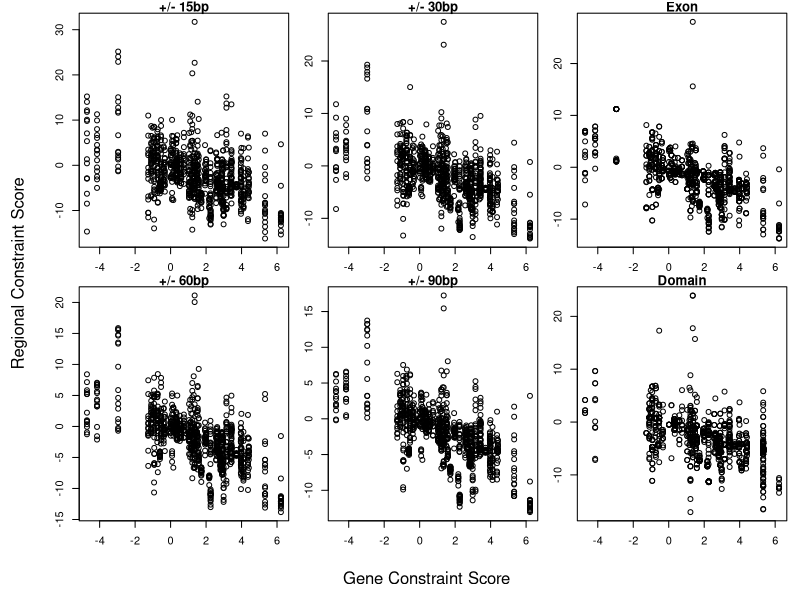
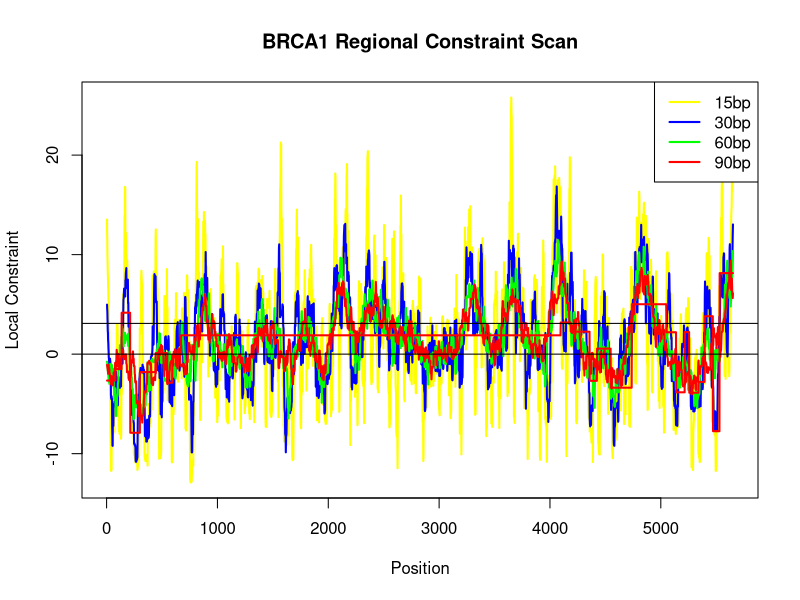
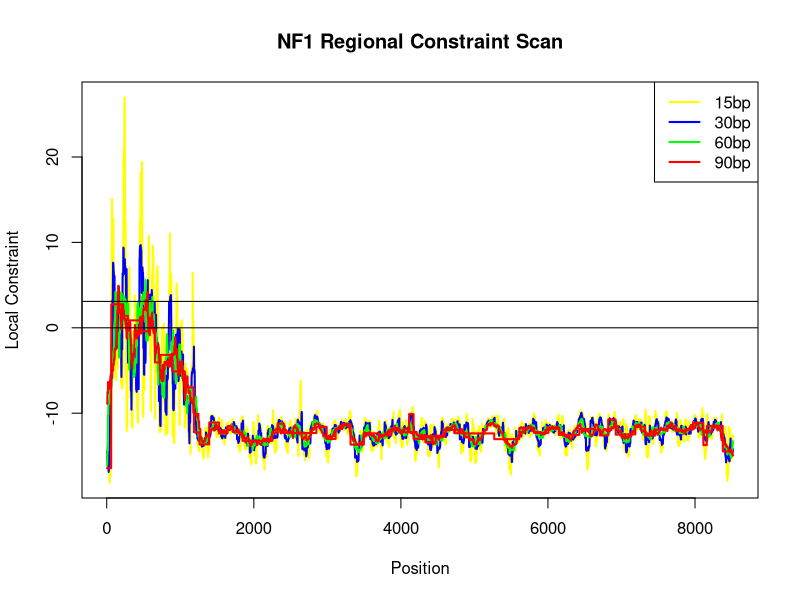
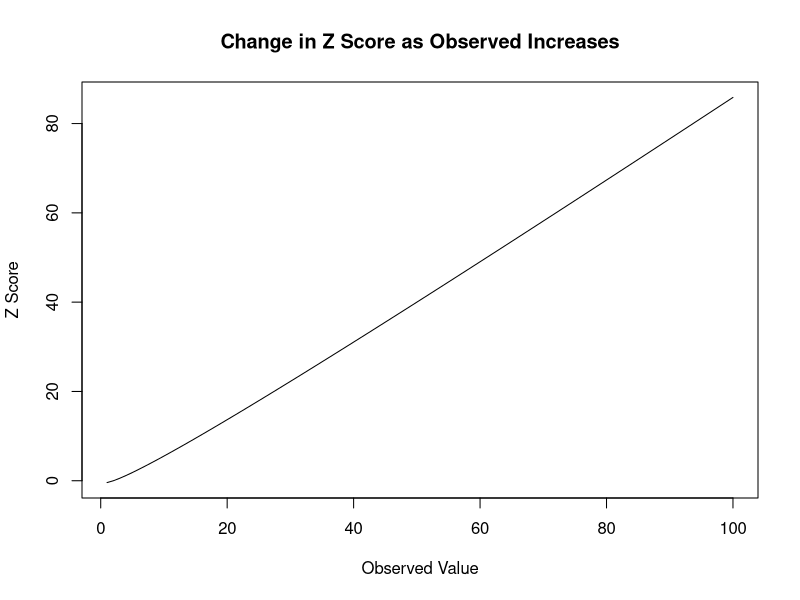

Write the R code that produced these figures, in order.
#Function that calculates the constraint score
constraint.function <- function(obs,exp,adjustment)
  {
  #Calculate Z score
  numerator <- as.numeric(obs)-as.numeric(exp)
  denominator <- sqrt(as.numeric(exp))
  constraint <- numerator/denominator
  
  #Adjust using gene wide adjustment factor
  constraint <- constraint*as.numeric(adjustment)
  
  return(constraint)
  }

#Function to normalise a observed or expected frequency
normalise.function <- function(value,range,whole)
  {
  normalisation <- as.numeric(whole)/as.numeric(range)
  newvalue <- as.numeric(value)*normalisation
  return(newvalue)
  }

#Function that processes variant constraint scores 
variants.processing.function <- function(variant,genedetails)
  {
  #Retrieve the details about the gene
  wholegenesize <- genedetails[variant['Gene'],'Size']
  adjustment <- genedetails[variant['Gene'],'Adjustment']
  #Constraints in the gene details table are not adjusted
  constraint.gene <- genedetails[variant['Gene'],'Constraint']*adjustment
  
  constraint.region.raw <- constraint.function(variant['Region_Observed'],variant['Region_Expected'],adjustment)
  
  constraint.region.normalised <- constraint.function(normalise.function(variant['Region_Observed'],variant['Size'],wholegenesize),normalise.function(variant['Region_Expected'],variant['Size'],wholegenesize),adjustment)
  
  #Compile metrics into vector
  output <- c("Gene_Constraint"=constraint.gene,"Raw_Constraint"=constraint.region.raw,"Normalised_Constraint"=constraint.region.normalised)
  return(output)
  }

#Generate an example of a Z score
examplezscores <- function(value)
  {
  double = value*2
  zscore = value-double/sqrt(double)
  return(zscore)
  }

#Generate a gene vs regional variant graph
variantgraph <- function(x,y,name)
  {
  plot(x,y,xlab='',ylab='',main=name)
  }

#Draw gene scan plot
genescangraph <- function(gene)
  {
  #Declare file name
  filename = paste(c(gene,"scan.png"),sep="",collapse="")
  title = paste(c(gene," Regional Constraint Scan"),sep="",collapse="")
  
  #Draw gene scan plot of BRCA1
  png(filename,width=1080,height=720)
  plot(
    variants.data.frame[,'Position']
    [variants.data.frame['Type'] == 'S15bp' & variants.data.frame['Gene'] == gene]
    ,variants.data.frame[,'Normalised_Constraint']
    [variants.data.frame['Type'] == 'S15bp' & variants.data.frame['Gene'] == gene]
    ,type='l'
    ,xlab='Position'
    ,ylab='Local Constraint'
    ,main=title
    ,lwd=2,col="yellow"
  )
  lines(
    variants.data.frame[,'Position']
    [variants.data.frame['Type'] == 'S30bp' & variants.data.frame['Gene'] == gene]
    ,variants.data.frame[,'Normalised_Constraint']
    [variants.data.frame['Type'] == 'S30bp' & variants.data.frame['Gene'] == gene]
    ,lwd=2,col="blue"
  )
  lines(
    variants.data.frame[,'Position']
    [variants.data.frame['Type'] == 'S60bp' & variants.data.frame['Gene'] == gene]
    ,variants.data.frame[,'Normalised_Constraint']
    [variants.data.frame['Type'] == 'S60bp' & variants.data.frame['Gene'] == gene]
    ,lwd=2,col="green"
  )
  lines(
    variants.data.frame[,'Position']
    [variants.data.frame['Type'] == 'S90bp' & variants.data.frame['Gene'] == gene]
    ,variants.data.frame[,'Normalised_Constraint']
    [variants.data.frame['Type'] == 'S90bp' & variants.data.frame['Gene'] == gene]
    ,lwd=2,col="red"
  )
  lines(
    variants.data.frame[,'Position']
    [variants.data.frame['Type'] == 'SExon' & variants.data.frame['Gene'] == gene]
    ,variants.data.frame[,'Normalised_Constraint']
    [variants.data.frame['Type'] == 'SExon' & variants.data.frame['Gene'] == gene]
    ,lwd=2,col="red"
  )
  #Draw 0 line
  abline(h=0)
  #Draw horizontal line at the 3SD line for statistical significance
  abline(h=3.09)
  legend(legend=c("15bp","30bp","60bp","90bp"),col=c("yellow","blue","green","red"),lwd=c("2","2","2","2"),lty=c(1,1,1,1),"topright")
  dev.off()
  }
  
#Import the list of gene sizes
genedetails <- read.table("GeneDetails.txt", header=TRUE)

#Import the list of variants
variants.data.frame <- read.table("Variants.txt", header=TRUE)

#Calculate constraint metrics both raw and normalised
variants.constraints <- apply(variants.data.frame,1,variants.processing.function,genedetails)
variants.data.frame$Gene_Constraint <- variants.constraints['Gene_Constraint',]
variants.data.frame$Raw_Constraint <- variants.constraints['Raw_Constraint',]
variants.data.frame$Normalised_Constraint <- variants.constraints['Normalised_Constraint',]

#Calculate correlations between gene constraint and regional constraint
window.15bp.correlation <- cor(variants.data.frame[,'Gene_Constraint'][variants.data.frame['Type'] == 'V15bp'],variants.data.frame[,'Normalised_Constraint'][variants.data.frame['Type'] == 'V15bp'])
window.30bp.correlation <- cor(variants.data.frame[,'Gene_Constraint'][variants.data.frame['Type'] == 'V30bp'],variants.data.frame[,'Normalised_Constraint'][variants.data.frame['Type'] == 'V30bp'])
window.60bp.correlation <- cor(variants.data.frame[,'Gene_Constraint'][variants.data.frame['Type'] == 'V60bp'],variants.data.frame[,'Normalised_Constraint'][variants.data.frame['Type'] == 'V60bp'])
window.90bp.correlation <- cor(variants.data.frame[,'Gene_Constraint'][variants.data.frame['Type'] == 'V90bp'],variants.data.frame[,'Normalised_Constraint'][variants.data.frame['Type'] == 'V90bp'])
window.exon.correlation <- cor(variants.data.frame[,'Gene_Constraint'][variants.data.frame['Type'] == 'VExon'],variants.data.frame[,'Normalised_Constraint'][variants.data.frame['Type'] == 'VExon'])
window.domain.correlation <- cor(variants.data.frame[,'Gene_Constraint'][variants.data.frame['Type'] == 'VDomain'],variants.data.frame[,'Normalised_Constraint'][variants.data.frame['Type'] == 'VDomain'])

#Draw plot of local constraints at different window sizes
png("variantslocalconstraints.png",width=1080,height=720)
par(mfrow=c(2,3))
par(oma=c(4,4,0,0)) 
par(mar=c(2,2,1,1))
variantgraph(variants.data.frame[,'Gene_Constraint'][variants.data.frame['Type'] == 'V15bp'],variants.data.frame[,'Normalised_Constraint'][variants.data.frame['Type'] == 'V15bp'],"+/- 15bp")
variantgraph(variants.data.frame[,'Gene_Constraint'][variants.data.frame['Type'] == 'V30bp'],variants.data.frame[,'Normalised_Constraint'][variants.data.frame['Type'] == 'V30bp'],"+/- 30bp")
variantgraph(variants.data.frame[,'Gene_Constraint'][variants.data.frame['Type'] == 'VExon'],variants.data.frame[,'Normalised_Constraint'][variants.data.frame['Type'] == 'VExon'],"Exon")
variantgraph(variants.data.frame[,'Gene_Constraint'][variants.data.frame['Type'] == 'V60bp'],variants.data.frame[,'Normalised_Constraint'][variants.data.frame['Type'] == 'V60bp'],"+/- 60bp")
variantgraph(variants.data.frame[,'Gene_Constraint'][variants.data.frame['Type'] == 'V90bp'],variants.data.frame[,'Normalised_Constraint'][variants.data.frame['Type'] == 'V90bp'],"+/- 90bp")
variantgraph(variants.data.frame[,'Gene_Constraint'][variants.data.frame['Type'] == 'VDomain'],variants.data.frame[,'Normalised_Constraint'][variants.data.frame['Type'] == 'VDomain'],"Domain")
mtext('Gene Constraint Score',side = 1, outer = TRUE, line = 2)
mtext('Regional Constraint Score',side = 2, outer = TRUE, line = 2)
dev.off()

#Make th gene scan plots for BRCA1 and NF1
genescangraph("BRCA1")
genescangraph("NF1")

#Make the plot of Z score examples
size = 100
zexamples <- data.frame(row.names=c(1:size))
zexamples$values <- c(1:size)
zscores <- apply(zexamples,1,examplezscores)
zexamples$zscore <- zscores

#Plot graph showing that Z score increases as Observed increases
png("zexamples.png",width=720,height=720)
plot(
  zexamples[,'values']
  ,zexamples[,'zscore']
  ,type='l'
  ,xlab='Observed Value'
  ,ylab='Z Score'
  ,main='Change in Z Score as Observed Increases'
)
dev.off()

#Count the numbers of variants and each window size
v15.total.variants <- nrow(variants.data.frame[variants.data.frame$Type == 'V15bp',])
v30.total.variants <- nrow(variants.data.frame[variants.data.frame$Type == 'V30bp',])
v60.total.variants <- nrow(variants.data.frame[variants.data.frame$Type == 'V60bp',])
v90.total.variants <- nrow(variants.data.frame[variants.data.frame$Type == 'V90bp',])
exon.total.variants <- nrow(variants.data.frame[variants.data.frame$Type == 'VExon',])
domain.total.variants <- nrow(variants.data.frame[variants.data.frame$Type == 'VDomain',])

#Count the number of variants where gene constraint is already >3.09
v15.constrainedgenes.variants <- nrow(variants.data.frame[variants.data.frame$Type == 'V15bp' & variants.data.frame$Gene_Constraint >= 3.09,])
v30.constrainedgenes.variants <- nrow(variants.data.frame[variants.data.frame$Type == 'V30bp' & variants.data.frame$Gene_Constraint >= 3.09,])
v60.constrainedgenes.variants <- nrow(variants.data.frame[variants.data.frame$Type == 'V60bp' & variants.data.frame$Gene_Constraint >= 3.09,])
v90.constrainedgenes.variants <- nrow(variants.data.frame[variants.data.frame$Type == 'V90bp' & variants.data.frame$Gene_Constraint >= 3.09,])
exon.constrainedgenes.variants <- nrow(variants.data.frame[variants.data.frame$Type == 'VExon' & variants.data.frame$Gene_Constraint >= 3.09,])
domain.constrainedgenes.variants <- nrow(variants.data.frame[variants.data.frame$Type == 'VDomain' & variants.data.frame$Gene_Constraint >= 3.09,])

#Calculate the percentage of variants where gene constraint is already >3.09
v15.constrainedgenes.percentage <- round((v15.constrainedgenes.variants/v15.total.variants)*100, digits=3)
v30.constrainedgenes.percentage <- round((v30.constrainedgenes.variants/v30.total.variants)*100, digits=3)
v60.constrainedgenes.percentage <- round((v60.constrainedgenes.variants/v60.total.variants)*100, digits=3)
v90.constrainedgenes.percentage <- round((v90.constrainedgenes.variants/v90.total.variants)*100, digits=3)
exon.constrainedgenes.percentage <- round((exon.constrainedgenes.variants/exon.total.variants)*100, digits=3)
domain.constrainedgenes.percentage <- round((domain.constrainedgenes.variants/domain.total.variants)*100, digits=3)

#Count the number of instances where a local constraint exceeds 3.09, but gene constraint doesn't
v15.relevantnormalised.variants <- nrow(variants.data.frame[variants.data.frame$Type == 'V15bp' & variants.data.frame$Gene_Constraint < 3.09 & variants.data.frame$Normalised_Constraint >= 3.09,])
v30.relevantnormalised.variants <- nrow(variants.data.frame[variants.data.frame$Type == 'V30bp' & variants.data.frame$Gene_Constraint < 3.09 & variants.data.frame$Normalised_Constraint >= 3.09,])
v60.relevantnormalised.variants <- nrow(variants.data.frame[variants.data.frame$Type == 'V60bp' & variants.data.frame$Gene_Constraint < 3.09 & variants.data.frame$Normalised_Constraint >= 3.09,])
v90.relevantnormalised.variants <- nrow(variants.data.frame[variants.data.frame$Type == 'V90bp' & variants.data.frame$Gene_Constraint < 3.09 & variants.data.frame$Normalised_Constraint >= 3.09,])
exon.relevantnormalised.variants <- nrow(variants.data.frame[variants.data.frame$Type == 'VExon' & variants.data.frame$Gene_Constraint < 3.09 & variants.data.frame$Normalised_Constraint >= 3.09,])
domain.relevantnormalised.variants <- nrow(variants.data.frame[variants.data.frame$Type == 'VDomain' & variants.data.frame$Gene_Constraint < 3.09 & variants.data.frame$Normalised_Constraint >= 3.09,])
                                           
v15.relevantraw.variants <- nrow(variants.data.frame[variants.data.frame$Type == 'V15bp' & variants.data.frame$Gene_Constraint < 3.09 & variants.data.frame$Raw_Constraint >= 3.09,])
v30.relevantraw.variants <- nrow(variants.data.frame[variants.data.frame$Type == 'V30bp' & variants.data.frame$Gene_Constraint < 3.09 & variants.data.frame$Raw_Constraint >= 3.09,])
v60.relevantraw.variants <- nrow(variants.data.frame[variants.data.frame$Type == 'V60bp' & variants.data.frame$Gene_Constraint < 3.09 & variants.data.frame$Raw_Constraint >= 3.09,])
v90.relevantraw.variants <- nrow(variants.data.frame[variants.data.frame$Type == 'V90bp' & variants.data.frame$Gene_Constraint < 3.09 & variants.data.frame$Raw_Constraint >= 3.09,])
exon.relevantraw.variants <- nrow(variants.data.frame[variants.data.frame$Type == 'VExon' & variants.data.frame$Gene_Constraint < 3.09 & variants.data.frame$Raw_Constraint >= 3.09,])
domain.relevantraw.variants <- nrow(variants.data.frame[variants.data.frame$Type == 'VDomain' & variants.data.frame$Gene_Constraint < 3.09 & variants.data.frame$Raw_Constraint >= 3.09,])

#Calculate percentages
v15.relevent.percent.normalised <- round((v15.relevantnormalised.variants/v15.total.variants)*100, digits=3)
v30.relevent.percent.normalised <- round((v30.relevantnormalised.variants/v30.total.variants)*100, digits=3)
v60.relevent.percent.normalised <- round((v60.relevantnormalised.variants/v60.total.variants)*100, digits=3)
v90.relevent.percent.normalised <- round((v90.relevantraw.variants/v90.total.variants)*100, digits=3)
exon.relevent.percent.normalised <- round((exon.relevantraw.variants/exon.total.variants)*100, digits=3)
domain.relevent.percent.normalised <- round((domain.relevantraw.variants/domain.total.variants)*100, digits=3)

v15.relevent.percent.raw <- round((v15.relevantraw.variants/v15.total.variants)*100, digits=3)
v30.relevent.percent.raw <- round((v30.relevantraw.variants/v30.total.variants)*100, digits=3)
v60.relevent.percent.raw <- round((v60.relevantraw.variants/v60.total.variants)*100, digits=3)
v90.relevent.percent.raw <- round((v90.relevantraw.variants/v90.total.variants)*100, digits=3)
exon.relevent.percent.raw <- round((exon.relevantraw.variants/exon.total.variants)*100, digits=3)
domain.relevent.percent.raw <- round((domain.relevantraw.variants/domain.total.variants)*100, digits=3)

#Calculate uplifts
v15.relevent.uplift.normalised <- round((v15.relevantnormalised.variants/v15.constrainedgenes.variants)*100, digits=3)
v30.relevent.uplift.normalised <- round((v30.relevantnormalised.variants/v30.constrainedgenes.variants)*100, digits=3)
v60.relevent.uplift.normalised <- round((v60.relevantnormalised.variants/v60.constrainedgenes.variants)*100, digits=3)
v90.relevent.uplift.normalised <- round((v90.relevantraw.variants/v90.constrainedgenes.variants)*100, digits=3)
exon.relevent.uplift.normalised <- round((exon.relevantraw.variants/exon.constrainedgenes.variants)*100, digits=3)
domain.relevent.uplift.normalised <- round((domain.relevantraw.variants/domain.constrainedgenes.variants)*100, digits=3)

v15.relevent.uplift.raw <- round((v15.relevantraw.variants/v15.constrainedgenes.variants)*100, digits=3)
v30.relevent.uplift.raw <- round((v30.relevantraw.variants/v30.constrainedgenes.variants)*100, digits=3)
v60.relevent.uplift.raw <- round((v60.relevantraw.variants/v60.constrainedgenes.variants)*100, digits=3)
v90.relevent.uplift.raw <- round((v90.relevantraw.variants/v90.constrainedgenes.variants)*100, digits=3)
exon.relevent.uplift.raw <- round((exon.relevantraw.variants/exon.constrainedgenes.variants)*100, digits=3)
domain.relevent.uplift.raw <- round((domain.relevantraw.variants/domain.constrainedgenes.variants)*100, digits=3)

#Write data for uplift to output table text file
write(paste(c("Window Type","Constrained Genes","Constrained Normalised","Constrained Unnormalised","Uplift Normalised","Uplift Unnormalised"),collapse="\t"),"outputtable.txt")
output.table.header.v15 <- "+/- 15bp"
output.table.constrained.gene.v15 <- paste(c(v15.constrainedgenes.percentage,"% (",v15.constrainedgenes.variants,"/",v15.total.variants,")"),collapse="")
output.table.normalised.v15 <- paste(c(v15.relevent.percent.normalised,"% (",v15.relevantnormalised.variants,"/",v15.total.variants,")"),collapse="")
output.table.raw.v15 <- paste(c(v15.relevent.percent.raw,"% (",v15.relevantraw.variants,"/",v15.total.variants,")"),collapse="")
output.table.uplift.normalised.v15 <- paste(c(v15.relevent.uplift.normalised,"%"),collapse="")
output.table.uplift.raw.v15 <- paste(c(v15.relevent.uplift.raw,"%"),collapse="")
write(paste(c(output.table.header.v15,output.table.constrained.gene.v15,output.table.normalised.v15,output.table.raw.v15,output.table.uplift.normalised.v15,output.table.uplift.raw.v15),collapse="\t"),"outputtable.txt",append=TRUE)
output.table.header.v30 <- "+/- 30bp"
output.table.constrained.gene.v30 <- paste(c(v30.constrainedgenes.percentage,"% (",v30.constrainedgenes.variants,"/",v30.total.variants,")"),collapse="")
output.table.normalised.v30 <- paste(c(v30.relevent.percent.normalised,"% (",v30.relevantnormalised.variants,"/",v30.total.variants,")"),collapse="")
output.table.raw.v30 <- paste(c(v30.relevent.percent.raw,"% (",v30.relevantraw.variants,"/",v30.total.variants,")"),collapse="")
output.table.uplift.normalised.v30 <- paste(c(v30.relevent.uplift.normalised,"%"),collapse="")
output.table.uplift.raw.v30 <- paste(c(v30.relevent.uplift.raw,"%"),collapse="")
write(paste(c(output.table.header.v30,output.table.constrained.gene.v30,output.table.normalised.v30,output.table.raw.v30,output.table.uplift.normalised.v30,output.table.uplift.raw.v30),collapse="\t"),"outputtable.txt",append=TRUE)
output.table.header.v60 <- "+/- 60bp"
output.table.constrained.gene.v60 <- paste(c(v60.constrainedgenes.percentage,"% (",v60.constrainedgenes.variants,"/",v60.total.variants,")"),collapse="")
output.table.normalised.v60 <- paste(c(v60.relevent.percent.normalised,"% (",v60.relevantnormalised.variants,"/",v60.total.variants,")"),collapse="")
output.table.raw.v60 <- paste(c(v60.relevent.percent.raw,"% (",v60.relevantraw.variants,"/",v60.total.variants,")"),collapse="")
output.table.uplift.normalised.v60 <- paste(c(v60.relevent.uplift.normalised,"%"),collapse="")
output.table.uplift.raw.v60 <- paste(c(v60.relevent.uplift.raw,"%"),collapse="")
write(paste(c(output.table.header.v60,output.table.constrained.gene.v60,output.table.normalised.v60,output.table.raw.v60,output.table.uplift.normalised.v60,output.table.uplift.raw.v60),collapse="\t"),"outputtable.txt",append=TRUE)
output.table.header.v90 <- "+/- 90bp"
output.table.constrained.gene.v90 <- paste(c(v90.constrainedgenes.percentage,"% (",v90.constrainedgenes.variants,"/",v90.total.variants,")"),collapse="")
output.table.normalised.v90 <- paste(c(v90.relevent.percent.normalised,"% (",v90.relevantnormalised.variants,"/",v90.total.variants,")"),collapse="")
output.table.raw.v90 <- paste(c(v90.relevent.percent.raw,"% (",v90.relevantraw.variants,"/",v90.total.variants,")"),collapse="")
output.table.uplift.normalised.v90 <- paste(c(v90.relevent.uplift.normalised,"%"),collapse="")
output.table.uplift.raw.v90 <- paste(c(v90.relevent.uplift.raw,"%"),collapse="")
write(paste(c(output.table.header.v90,output.table.constrained.gene.v90,output.table.normalised.v90,output.table.raw.v90,output.table.uplift.normalised.v90,output.table.uplift.raw.v90),collapse="\t"),"outputtable.txt",append=TRUE)
output.table.header.exon <- "Exon"
output.table.constrained.gene.exon <- paste(c(exon.constrainedgenes.percentage,"% (",exon.constrainedgenes.variants,"/",exon.total.variants,")"),collapse="")
output.table.normalised.exon <- paste(c(exon.relevent.percent.normalised,"% (",exon.relevantnormalised.variants,"/",exon.total.variants,")"),collapse="")
output.table.raw.exon <- paste(c(exon.relevent.percent.raw,"% (",exon.relevantraw.variants,"/",exon.total.variants,")"),collapse="")
output.table.uplift.normalised.exon <- paste(c(exon.relevent.uplift.normalised,"%"),collapse="")
output.table.uplift.raw.exon <- paste(c(exon.relevent.uplift.raw,"%"),collapse="")
write(paste(c(output.table.header.exon,output.table.constrained.gene.exon,output.table.normalised.exon,output.table.raw.exon,output.table.uplift.normalised.exon,output.table.uplift.raw.exon),collapse="\t"),"outputtable.txt",append=TRUE)
output.table.header.domain <- "Domain"
output.table.constrained.gene.domain <- paste(c(domain.constrainedgenes.percentage,"% (",domain.constrainedgenes.variants,"/",domain.total.variants,")"),collapse="")
output.table.normalised.domain <- paste(c(domain.relevent.percent.normalised,"% (",domain.relevantnormalised.variants,"/",domain.total.variants,")"),collapse="")
output.table.raw.domain <- paste(c(domain.relevent.percent.raw,"% (",domain.relevantraw.variants,"/",domain.total.variants,")"),collapse="")
output.table.uplift.normalised.domain <- paste(c(domain.relevent.uplift.normalised,"%"),collapse="")
output.table.uplift.raw.domain <- paste(c(domain.relevent.uplift.raw,"%"),collapse="")
write(paste(c(output.table.header.domain,output.table.constrained.gene.domain,output.table.normalised.domain,output.table.raw.domain,output.table.uplift.normalised.domain,output.table.uplift.raw.domain),collapse="\t"),"outputtable.txt",append=TRUE)

#Extract variant names where the local constraint made a difference to classification
difference.v15.Normalised <- subset(variants.data.frame, Type == "V15bp" & Gene_Constraint < 3.09 & Normalised_Constraint > 3.09, select=c(Key, VariantName))
difference.v30.Normalised <- subset(variants.data.frame, Type == "V30bp" & Gene_Constraint < 3.09 & Normalised_Constraint > 3.09, select=c(Key, VariantName))
difference.v60.Normalised <- subset(variants.data.frame, Type == "V60bp" & Gene_Constraint < 3.09 & Normalised_Constraint > 3.09, select=c(Key, VariantName))
difference.v90.Normalised <- subset(variants.data.frame, Type == "V90bp" & Gene_Constraint < 3.09 & Normalised_Constraint > 3.09, select=c(Key, VariantName))
difference.Exon.Normalised <- subset(variants.data.frame, Type == "V90bp" & Gene_Constraint < 3.09 & Normalised_Constraint > 3.09, select=c(Key, VariantName))
difference.Domain.Normalised <- subset(variants.data.frame, Type == "V90bp" & Gene_Constraint < 3.09 & Normalised_Constraint > 3.09, select=c(Key, VariantName))

difference.v15.Unnormalised <- subset(variants.data.frame, Type == "V15bp" & Gene_Constraint < 3.09 & Raw_Constraint > 3.09, select=c(Key, VariantName))
difference.v30.Unnormalised <- subset(variants.data.frame, Type == "V30bp" & Gene_Constraint < 3.09 & Raw_Constraint > 3.09, select=c(Key, VariantName))
difference.v60.Unnormalised <- subset(variants.data.frame, Type == "V60bp" & Gene_Constraint < 3.09 & Raw_Constraint > 3.09, select=c(Key, VariantName))
difference.v90.Unnormalised <- subset(variants.data.frame, Type == "V90bp" & Gene_Constraint < 3.09 & Raw_Constraint > 3.09, select=c(Key, VariantName))
difference.Exon.Unnormalised <- subset(variants.data.frame, Type == "V90bp" & Gene_Constraint < 3.09 & Raw_Constraint > 3.09, select=c(Key, VariantName))
difference.Domain.Unnormalised <- subset(variants.data.frame, Type == "V90bp" & Gene_Constraint < 3.09 & Raw_Constraint > 3.09, select=c(Key, VariantName))
